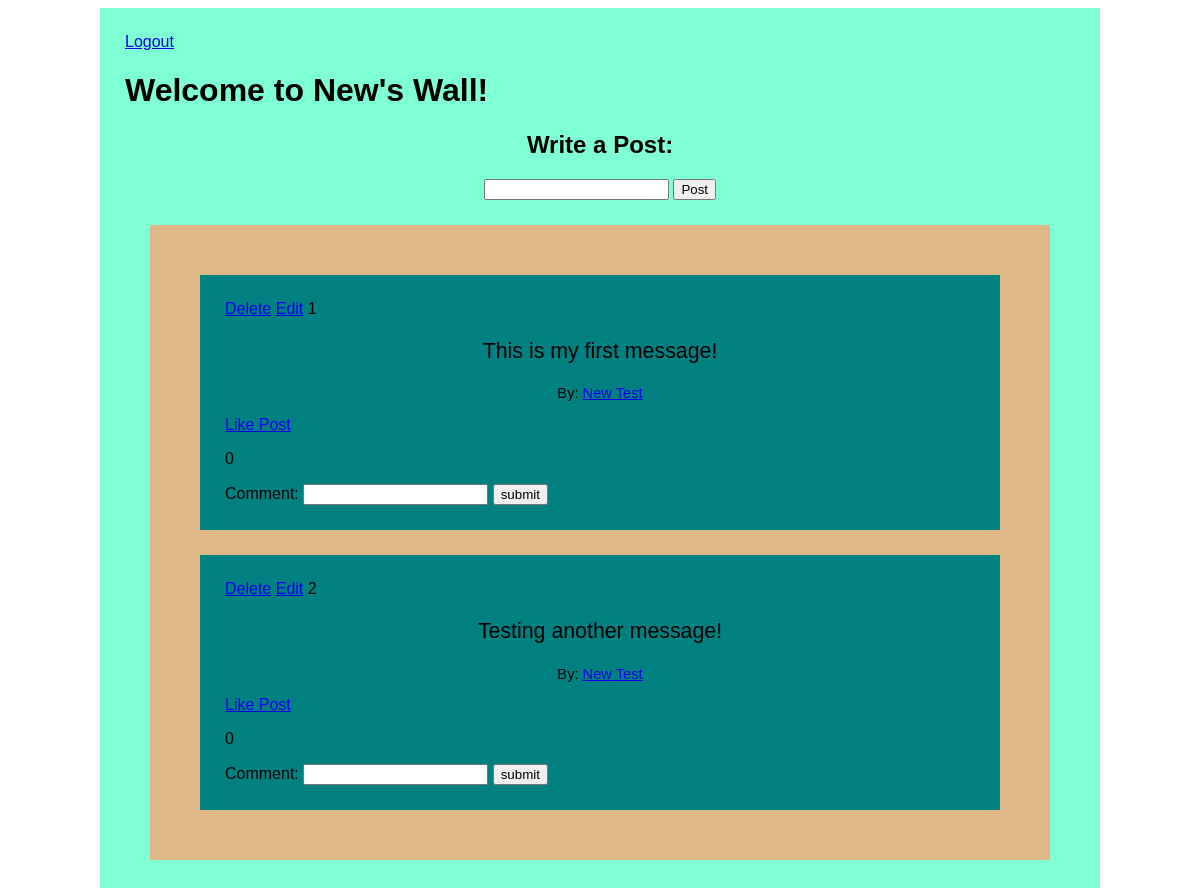
The page /success (signed in) on the database as committed earlier.
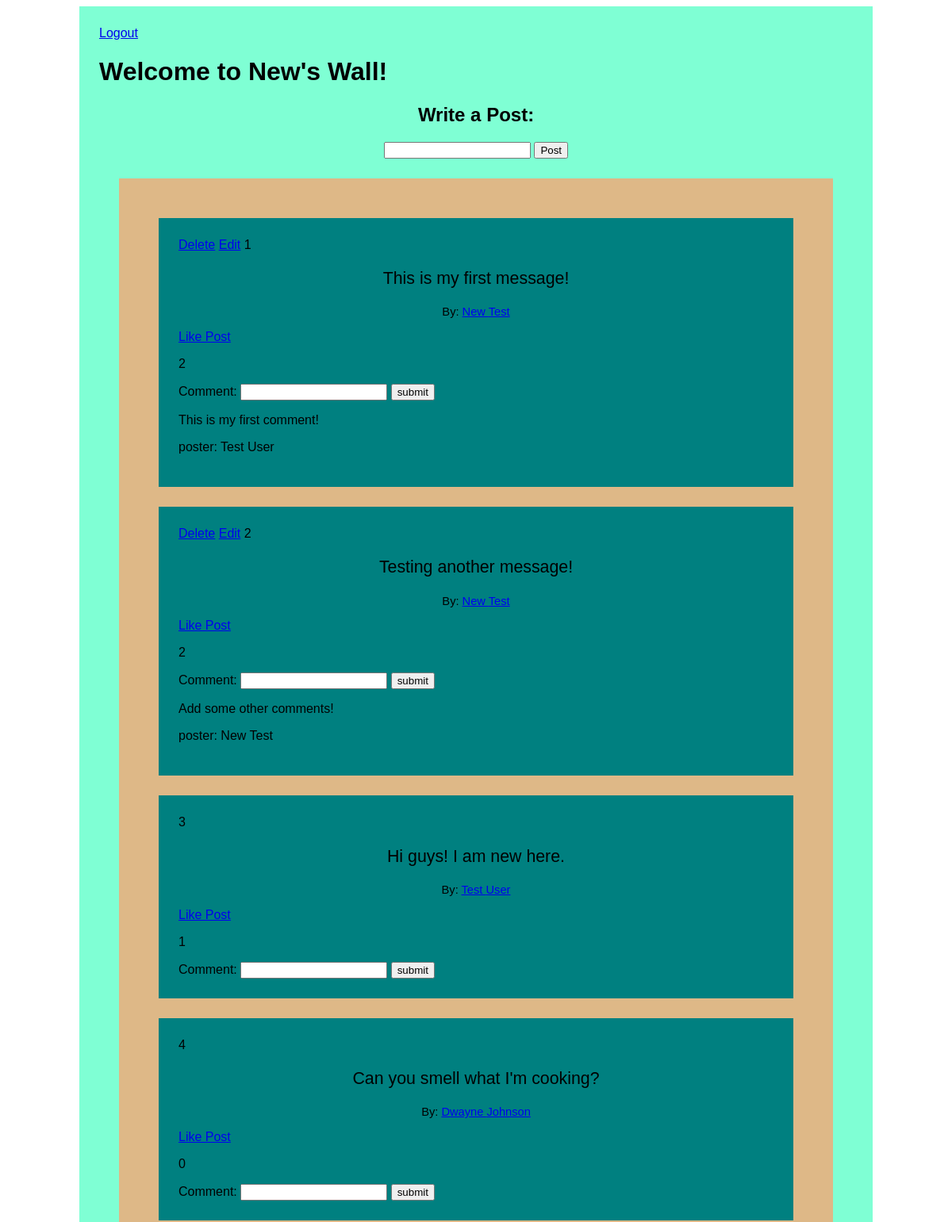
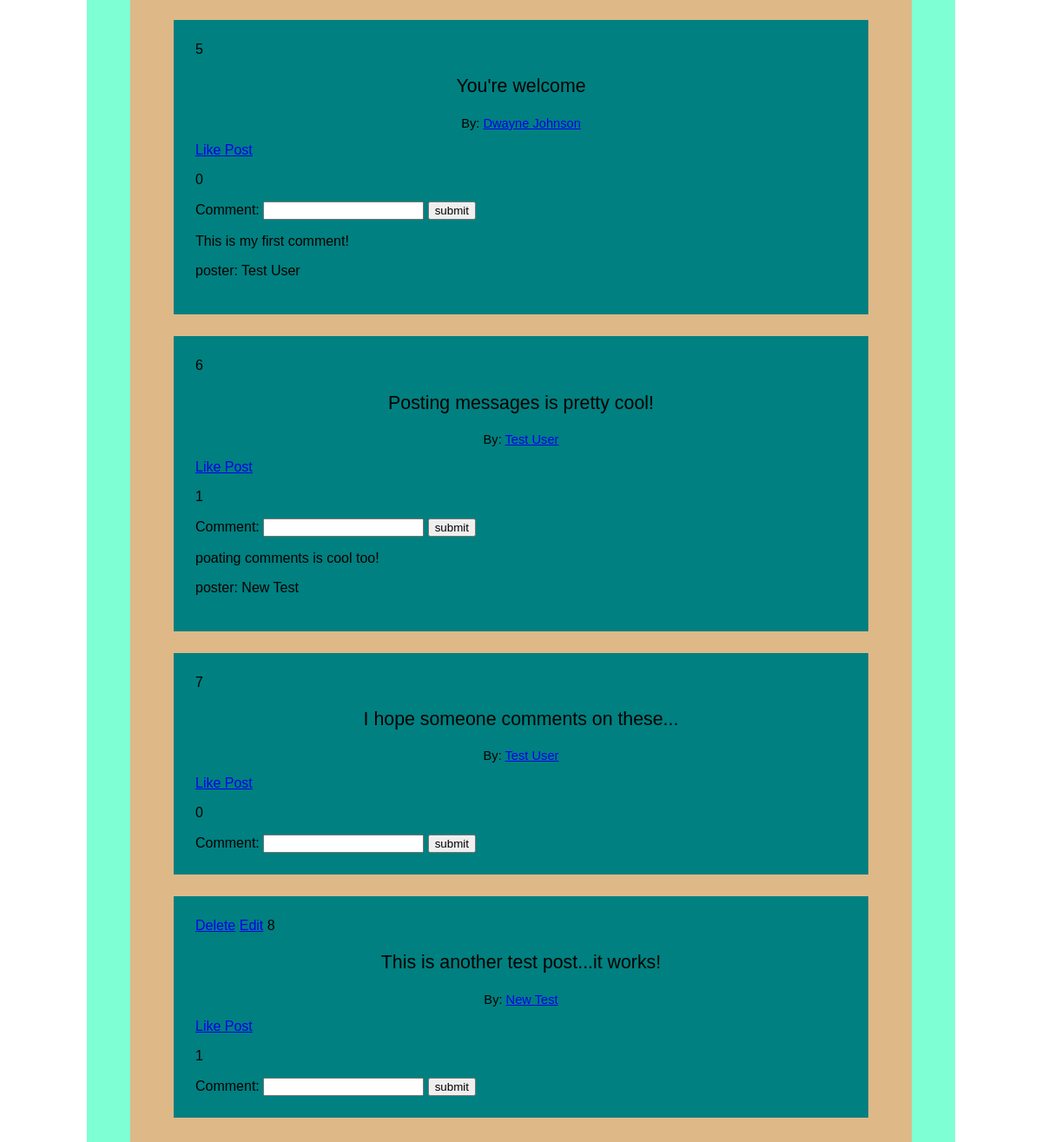
The same page on the database as committed later (2 pictures, top to bottom).
### logreg/models.py (models this page shows)
class Wall_Message(models.Model):
    message = models.CharField(max_length=255)
    poster = models.ForeignKey(User, related_name='user_messages', on_delete=models.CASCADE)
    user_likes = models.ManyToManyField(User, related_name='liked_posts')

class User(models.Model):
    first_name = models.CharField(max_length=50)
    last_name = models.CharField(max_length=50)
    email = models.CharField(max_length=50)
    password = models.CharField(max_length=50)
    objects = UserManager()

class Comment(models.Model):
    comment = models.CharField(max_length=255)
    poster = models.ForeignKey(User, related_name='user_comments', on_delete=models.CASCADE)
    wall_message = models.ForeignKey(Wall_Message, related_name="post_comments", on_delete=models.CASCADE)

### logreg/views.py (the view)
# urls.py: path('success', views.success),
def success(request):
    if 'user' not in request.session:
        return redirect('/')
    context = {
        'wall_messages': Wall_Message.objects.all()
    }
    return render(request, 'success.html', context)

### logreg/templates/success.html (shortened to what this page needs)
<!DOCTYPE html>
<html lang="en">
<head>
    {% load static %}
    <link rel="stylesheet" href="{% static 'style.css' %}">
</head>
<body>
    <div id='wrap'>
        <a href="/logout">Logout</a>
        <h1>Welcome to {{request.session.user}}'s Wall!</h1>
        <div id='write'>
            <h2>Write a Post:</h2>
            <form action="/process_message" method=POST>
                <input type="text" name='mess'>
                <input type="submit" value="Post">
            </form>
        </div>
        <div id='posts'>
            {% for post in wall_messages %}
            <div class='one_post'>
                {% if request.session.id is post.poster.id %}
                <a href="/delete/{{post.id}}">Delete</a>
                <a href="/edit/{{post.id}}">Edit</a>
                {% endif %}
                {{post.id}}
                <p class='post'>{{post.message}}</p>
                <p class='poster'>By: <a href="/user_profile/{{post.poster.id}}">{{post.poster.first_name}} {{post.poster.last_name}}</a></p>
                <a href="/like/{{post.id}}">Like Post</a>
                <p>{{ post.user_likes.count }}</p>
                <form action="/add_comment/{{post.id}}" method=POST>
                    Comment: <input type="text" name='comment'>
                    <input type="submit" value='submit'>
                </form>
                {% for comment in post.post_comments.all %}
                    <p>{{comment.comment}}</p>
                    <p>poster: {{comment.poster.first_name}} {{comment.poster.last_name}}</p>
                {% endfor %}
            </div>
            {% endfor %}
        </div>
    </div>
</body>
</html>

Rows that differ between the two databases and show on the page:
computed for Wall_Message "This is my first message!": user_likes.count "0" → "2"
added Comment: comment "This is my first comment!", poster.first_name "Test", poster.last_name "User", shown under Wall_Message "This is my first message!"
computed for Wall_Message "Testing another message!": user_likes.count "0" → "2"
added Comment: comment "Add some other comments!", poster.first_name "New", poster.last_name "Test", shown under Wall_Message "Testing another message!"
added Wall_Message: id "3", message "Hi guys! I am new here.", poster.first_name "Test", poster.last_name "User", user_likes.count "1"
added Wall_Message: id "4", message "Can you smell what I'm cooking?", poster.first_name "Dwayne", poster.last_name "Johnson", user_likes.count "0"
added Wall_Message: id "5", message "You're welcome", poster.first_name "Dwayne", poster.last_name "Johnson", user_likes.count "0"
added Comment: comment "This is my first comment!", poster.first_name "Test", poster.last_name "User", shown under "5"
added Wall_Message: id "6", message "Posting messages is pretty cool!", poster.first_name "Test", poster.last_name "User", user_likes.count "1"
added Comment: comment "poating comments is cool too!", poster.first_name "New", poster.last_name "Test", shown under "6"
added Wall_Message: id "7", message "I hope someone comments on these...", poster.first_name "Test", poster.last_name "User", user_likes.count "0"
added Wall_Message: id "8", message "This is another test post...it works!", poster.first_name "New", poster.last_name "Test", user_likes.count "1"
